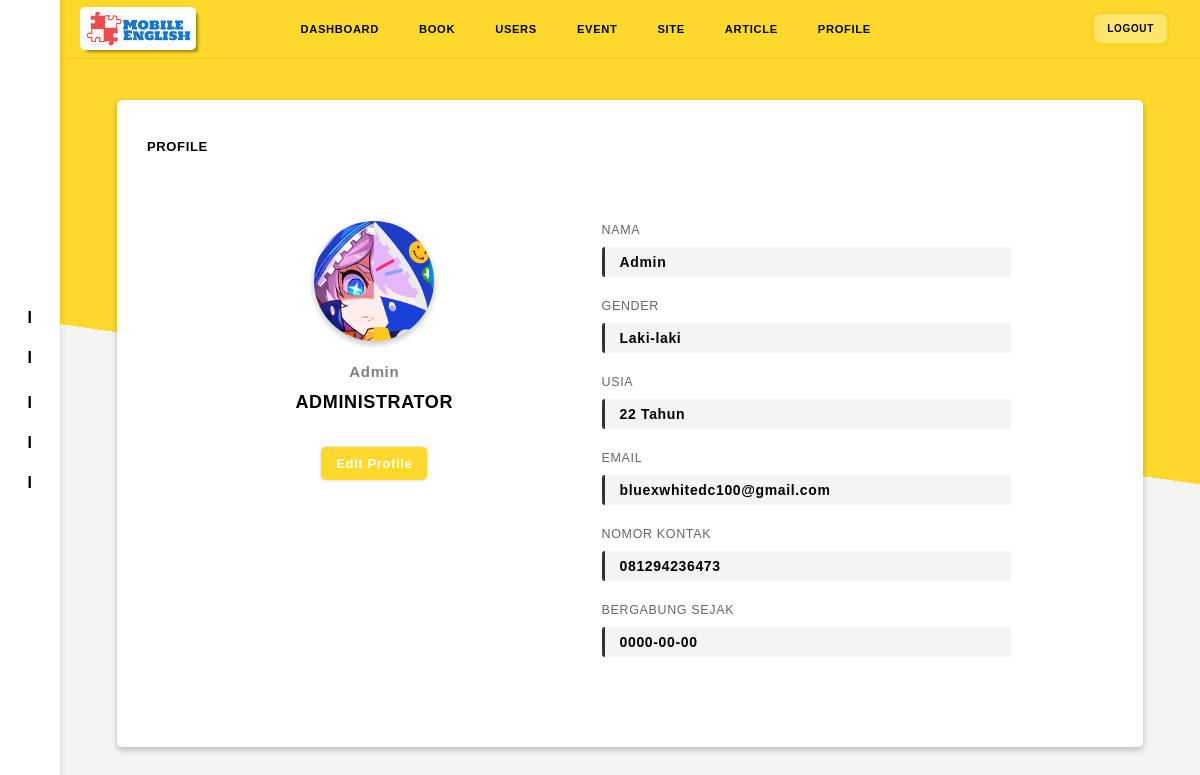
The page /office/profile.php (signed in) on the database its author committed.
### tables this page shows
CREATE TABLE `user_section_admin` (
  `admin_id` int(11) NOT NULL,
  `admin_username` varchar(200) NOT NULL,
  `admin_password` varchar(200) NOT NULL,
  `nama` varchar(250) NOT NULL,
  `role` varchar(200) NOT NULL,
  `gender` varchar(250) NOT NULL,
  `usia` varchar(100) NOT NULL,
  `email` varchar(200) NOT NULL,
  `kontak` varchar(200) NOT NULL,
  `tanggal bergabung` date NOT NULL,
  `foto` varchar(250) NOT NULL,
  `is_active` int(1) NOT NULL
);

### office/controller/auth.php (called while the page is built, shortened)
<?php
class Auth {
	function getAdminById($id){
		require "config/database.php";
		$sql = "SELECT * FROM user_section_admin WHERE admin_id = '$id'";
		$execute = $db->query($sql);
		$row = $execute->fetch_assoc();
		return $row;
	}
}
?>

### office/profile.php (the view, shortened to what this page needs)
<?php
	require "controller/auth.php";
	$auth = new Auth();
	$id = $_SESSION["admin_id"];
	$admin_data = $auth->getAdminById($id);
?>
<!DOCTYPE html>
<html>
<?php
	include 'head.php';
?>
<body>
<div class="container">
<?php
	include 'sidebar.php';
?>
<div class="profile main-wrapper">
	<?php include 'header.php'; ?>
	<section class="profile-wrapper content">
		<h4>Profile</h4>
		<div class="card">
			<div class="profile">
				<div class="profile-image">
					<img src="assets/profile_img/<?php echo $admin_data["foto"];?>">
				</div>
				<h3><?php echo $admin_data["nama"]; ?></h3>
				<h4><?php echo $admin_data["role"]; ?></h4>
				<a href="edit_profile.php">Edit Profile</a>
			</div>
			<div class="profile-data">
				<div class="item">
					<label>Nama</label>
					<div><?php echo $admin_data["nama"]; ?></div>
				</div>
				<div class="item">
					<label>Gender</label>
					<div><?php echo $admin_data["gender"]; ?></div>
				</div>
				<div class="item">
					<label>Usia</label>
					<div><?php echo $admin_data["usia"] . " Tahun"; ?></div>
				</div>
				<div class="item">
					<label>Email</label>
					<div><?php echo $admin_data["email"]; ?></div>
				</div>
				<div class="item">
					<label>Nomor Kontak</label>
					<div><?php echo $admin_data["kontak"]; ?></div>
				</div>
				<div class="item">
					<label>Bergabung Sejak</label>
					<div><?php echo $admin_data["tanggal bergabung"]; ?></div>
				</div>
			</div>
		</div>
	</section>
</div>
</div>
</body>
</html>

### office/assets/css/desktop-style.css (style rules this page uses)
* { box-shadow: var(--box-x, 0) var(--box-y, 0) var(--box-blur) var(--box-scale, 0) var(--box-color, transparent); }
body { font-family: 'Helvetica'; background-color: white; }
.container { background-color: #F4F4F2; }
a { text-decoration: none; color: inherit; }
label { text-transform: uppercase; font-size: 13px; color: #a2a2a2; margin-bottom: 10px; }
form h1, h3, div, label, input { width: 100%; }
.main-wrapper { width: 100%; height: 100vh; position: relative; padding-left: 60px; background-image: linear-gradient( 8deg, rgba(0,0,0,0) 50%, #FDD92B 50%); }
.content { width: 100%; padding: 40px 30px 30px 20px; display: flex; justify-content: space-between; }
.content .profile { width: 80%; padding: 5% 0; display: flex; text-align: center; flex-direction: column; align-items: center; }
.content .profile .profile-image { width: 120px; height: 120px; border-radius: 60px; background-color: white; margin-bottom: 5%; overflow: hidden; box-shadow: 0 3px 6px rgba(0,0,0,0.10), 0 3px 6px rgba(0,0,0,0.15); }
.content .profile .profile-image img { width: 100%; }
.content .profile h3 { font-weight: bold; font-size: 15px; color: gray; margin-bottom: 3%; }
.content .profile h4 { font-size: 13px; font-weight: bold; font-size: 18px; margin-bottom: 8%; }
.content .profile a { width: auto; height: initial; padding: 10px 15px; text-decoration: none; color: white; font-weight: bold; box-shadow: 0 0 5px -2px rgba(0,0,0,.5); font-size: 13px; background-color: #FDD92B; border-radius: 5px; }
.profile-wrapper { margin: 40px auto 40px auto; width: 90%; height: auto; flex-direction: column; padding: 40px 30px 70px 30px; background-color: white; box-shadow: 0 3px 6px rgba(0,0,0,0.10), 0 3px 6px rgba(0,0,0,0.15); border-radius: 5px; }
.profile-wrapper h4 { font-weight: bold; text-transform: uppercase; font-size: 13px; margin-bottom: 20px; }
.profile-wrapper .card { width: 100%; display: flex; flex-direction: row; justify-content: space-between; }
.profile-wrapper .profile-data { width: 90%; flex-grow: 1; padding-top: 5%; }
.profile-wrapper .profile-data .item { margin-bottom: 20px; }
.profile-wrapper .profile-data .item label { color: rgba(0,0,0,.6); text-transform: uppercase; font-size: 12.5px; margin-bottom: 10px; }
img { height: 100%; }
.profile-wrapper .profile-data .item div { width: 80%; border-radius: 3px; border-left: 3px solid #333; height: 30px; margin-top: 10px; line-height: 30px; padding: 0 15px; font-weight: bold; font-size: 14px; background-color: #f4f4f4; }

### rows shown on the page
user_section_admin: foto (picture), nama "Admin", role "ADMINISTRATOR", gender "Laki-laki", usia "22", email "bluexwhitedc100@gmail.com", kontak "081294236473", tanggal bergabung "0000-00-00"
